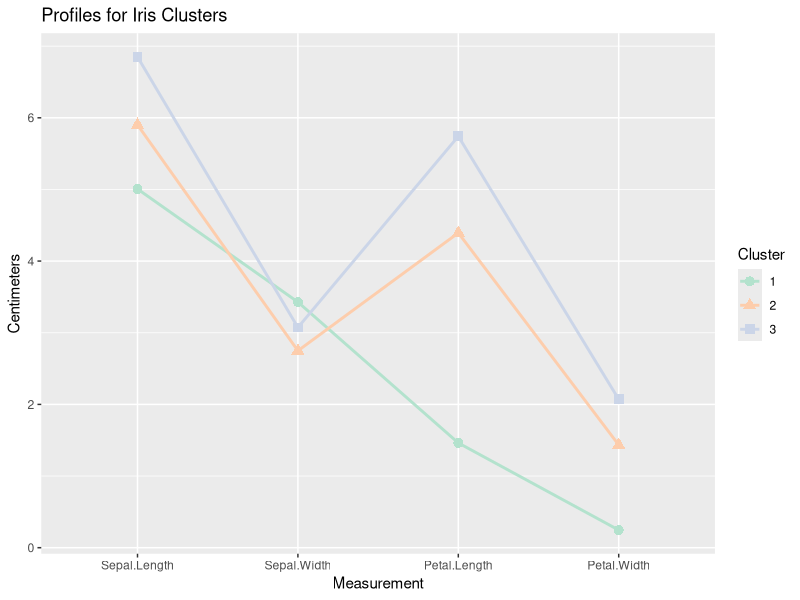

This figure's R source:

#####Data Structure
# Data, functions, and just about everything else that can be stored and named are objects.
# Every object has attributes: meta-information describing the characteristics of the object.
# The class of an object can be read and set with the class() function.


#####There are two fundamental data types: atomic vectors and generic vectors: 
  ### Atomic vectors are arrays that contain a single data type. 

x <- c(1,2,3,4,5,6,7,8)
class(x)

# A matrix is an atomic vector that has a dimension attribute, dim, containing two ele- ments (number of rows and number of columns)
attr(x, "dim") <- c(2,4)
class(x)
attributes(x)

# Row and column names can be attached by adding a dimnames attribute
attr(x, "dimnames") <- list(c("A1", "A2"),
                            c("B1", "B2", "B3", "B4"))

# The matrix can be returned to a one-dimensional vector by removing the dim attribute:
attr(x, "dim") <- NULL
class(x)


  ### Generic vectors, also called lists, are collections of atomic vectors.

# Lists are collections of atomic vectors and/or other lists. 
# Data frames are a special type of list, where each atomic vector in the collection has the same length

head(iris)

#It has a names attribute (a character vector of variable names), a row.names attribute (a numeric vector identi- fying individual plants), and a class attribute with the value "data.frame". 
#Each vector represents a column (variable) in the data frame. This can be easily seen by printing the data frame with the unclass() function and obtaining the attributes with the attributes() function

unclass(iris)
attributes(iris)
#The str() function dis- plays the object’s structure, and the unclass() function can be used to examine the object’s contents directly.
#The length() function indicates how many components the object contains, and the names() function provides the names of these components. You can use the attributes() function to examine the attributes of the object.

#Executing sapply(iris, class) returns the class of each component in the object:
sapply(iris, class)

# INDEXING
 ## For Atomic vector: 
    ## Elements are extracted using object[index], where object is the vector and index is an integer vector
 ## For List: 
    ## For lists, components (atomic vectors or other lists) can be extracted using object[index], where index is an integer vector.
    ## Note that components are returned as a list. To get just the elements in the component, use object[[integer]]:

iris[2]
class(iris[2])
class(iris[[2]])

install.packages("reshape2")
library(reshape2)

set.seed(1234)
fit <- kmeans(iris[1:4], 3)
means <- fit$centers
dfm <- melt(means)
names(dfm) <- c("Cluster", "Measurement", "Centimeters")
dfm$Cluster <- factor(dfm$Cluster)
head(dfm)

library(ggplot2)
ggplot(dfm, aes(x=Measurement, y=Centimeters, group = Cluster)) + 
            geom_point(size = 3, aes(shape = Cluster, color=Cluster)) + 
            geom_line(size = 1, aes(color = Cluster)) + 
            scale_color_brewer(palette = "Pastel2") + 
            ggtitle("Profiles for Iris Clusters")

